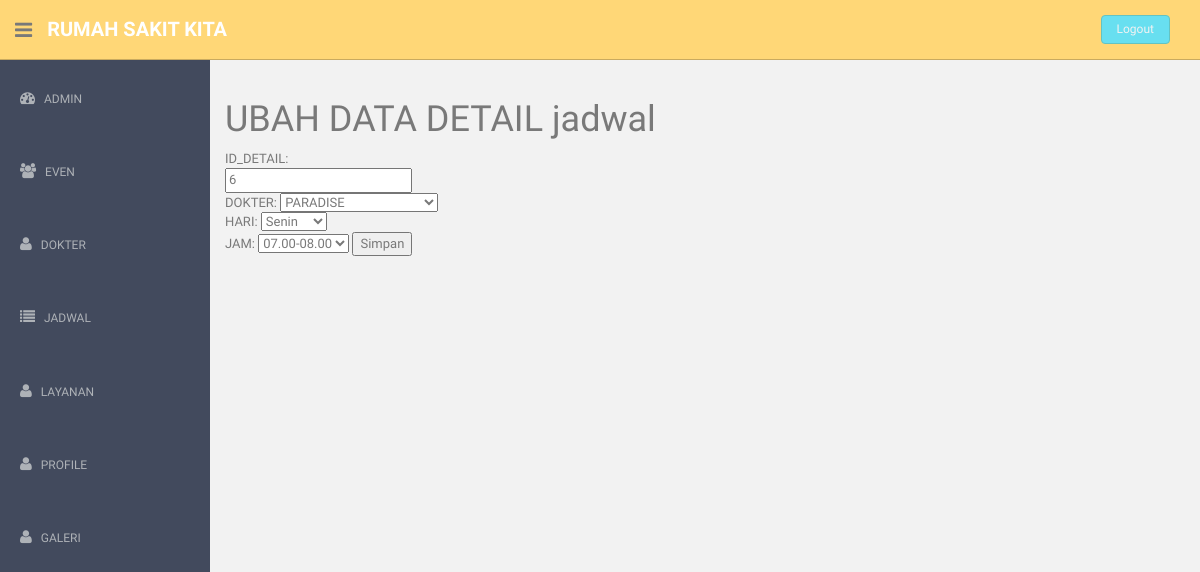
/ujadwal.php?id=6, run on the app's committed database.
### tables this page shows
CREATE TABLE IF NOT EXISTS `jadwal` (
`id_jadwal` int(5) NOT NULL,
  `id_detail_dokter` int(5) NOT NULL,
  `id_hari` int(5) NOT NULL,
  `id_jam` int(5) NOT NULL
);

CREATE TABLE IF NOT EXISTS `dokter` (
`id_dokter` int(5) NOT NULL,
  `nama_dokter` varchar(255) NOT NULL,
  `alamat_dokter` varchar(255) NOT NULL,
  `no_telpn_dokter` varchar(15) NOT NULL,
  `riwayat_pendidikan_dokter` varchar(255) NOT NULL,
  `foto` varchar(500) NOT NULL
);

CREATE TABLE IF NOT EXISTS `hari` (
`id_hari` int(11) NOT NULL,
  `nama_hari` varchar(255) NOT NULL
);

CREATE TABLE IF NOT EXISTS `jam` (
`id_jam` int(5) NOT NULL,
  `nama_jam` varchar(255) NOT NULL
);

### ujadwal.php (called while the page is built, shortened)
<?php
require 'pages/dashboard.php';
?>

### libraries/m_jadwal.php (called while the page is built, shortened)
<?php
class jadwal{
	private $db;
	public function jadwal(){
		$this->db = new DBClass();
	}
	public function readjadwal($id){
		$query = "SELECT * FROM jadwal s JOIN hari n on
				s.id_hari = n.id_hari JOIN jam a on s.id_jam=a.id_jam JOIN detail_dokter c on c.id_detail_dokter=s.id_detail_dokter JOIN
				dokter d on c.id_dokter=d.id_dokter join poli e on c.id_poli=e.id_poli where id_jadwal=".$id;
		return $this->db->getRows($query);
	}
	}
?>

### libraries/DBClass.php (called while the page is built, shortened)
<?php
	class DBClass
	{
		public $host, $user, $password;
		function __construct()
		{
			$this->db = false;
			$this->dbname = 'rumah_sakit';
			$this->host   = 'localhost';
			$this->user   = 'root';
			$this->password = '';
		}
		function connect()
		{
			$this->db = mysql_connect(
				$this->host,
				$this->user,
				$this->password)
			or die("Database Connection Access Error..".mysql_error());
		}
		function getRows($sql)
		{
			$this->rowColl = mysql_query($sql) or die("Error : ".mysql_error());
			$rows  = array();
			while ($row = mysql_fetch_array($this->rowColl, MYSQL_ASSOC))
				$rows[] = $row;
			return $rows;
		}
	}
?>

### pages/v_ujadwal.php (the view, shortened to what this page needs)
<?php
require_once('libraries/DBClass.php');
require_once('libraries/m_jadwal.php');
$id = $_GET['id'];
$jadwal = new jadwal();
$data= $jadwal->readjadwal($id);
?>
<h1>UBAH DATA DETAIL jadwal</h1>
<?php
foreach($data as $d):?>
<form action="ejadwal.php" method="POST">
	ID_DETAIL: <br />
	<input type="text" value='<?php echo $d['id_jadwal']?>' name="in_id" readonly="true"> <br />
	DOKTER:
<select name='in_dok'>
<option value="<?php echo $d['id_detail_dokter'];?>"><?php echo $d['nama_dokter'];?></option>
</select>
	<br/>HARI:
	<select name='in_hari'>
<option value="<?php echo $d['id_hari'];?>"><?php echo $d['nama_hari'];?></option>
</select>
	<br/>JAM:
	<select name='in_jam'>
<option value="<?php echo $d['id_jam'];?>"><?php echo $d['nama_jam'];?></option>
</select>
	<input type="submit" name="kirim" value="Simpan">
</form>
<?php endforeach ?>

### assets/css/style.css (style rules this page uses)
body { color: #797979; background: #f2f2f2; font-family: 'Ruda', sans-serif; padding: 0px !important; margin: 0px !important; font-size:13px; }

### data on the page
jadwal: in_id "6", in_dok "PARADISE", in_hari "Senin", in_jam "07.00-08.00"
